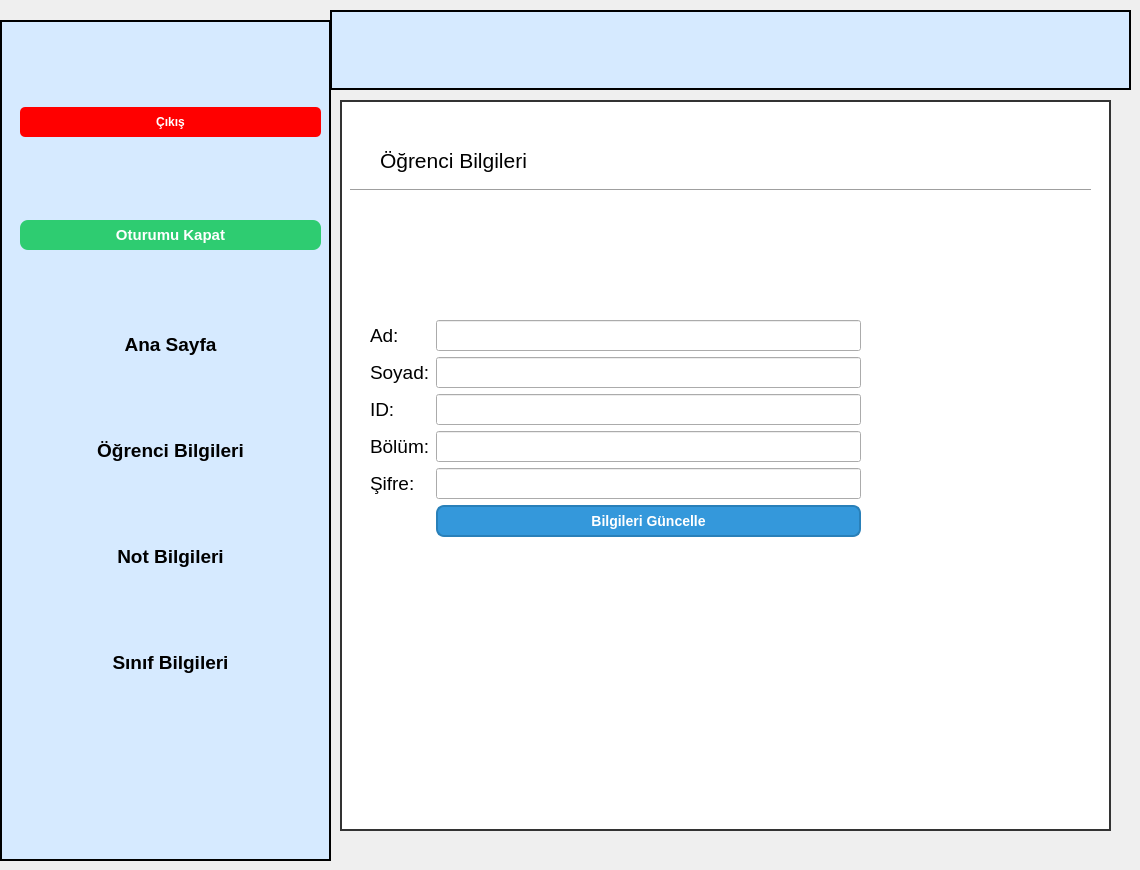
   <widget class="QWidget" name="sfbilgi">
    <widget class="QFrame" name="frame_3">
     <property name="geometry">
      <rect>
       <x>0</x>
       <y>20</y>
       <width>331</width>
       <height>841</height>
      </rect>
     </property>
     <property name="styleSheet">
      <string notr="true">#frame_3{
background-color: #d6eaff;
    border: 2px solid black;

}</string>
     </property>
     <property name="frameShape">
      <enum>QFrame::StyledPanel</enum>
     </property>
     <property name="frameShadow">
      <enum>QFrame::Raised</enum>
     </property>
     <widget class="QWidget" name="verticalLayoutWidget_2">
      <property name="geometry">
       <rect>
        <x>20</x>
        <y>10</y>
        <width>301</width>
        <height>721</height>
       </rect>
      </property>
      <layout class="QVBoxLayout" name="verticalLayout_2">
       <item>
        <widget class="QPushButton" name="btnkapa2">
         <property name="font">
          <font>
           <weight>75</weight>
           <bold>true</bold>
          </font>
         </property>
         <property name="toolTip">
          <string>Sistemi kapatmak için tıklayınız.</string>
         </property>
         <property name="styleSheet">
          <string notr="true">#btnkapa2{
    background-color: red;
    color: white;
    font-weight: bold;
    border: none;
    border-radius: 5px;
    padding: 8px 16px;
}

#btnkapa2:hover {
    background-color: darkred;
}

#btnkapa2:pressed {
    background-color: #990000;
}</string>
         </property>
         <property name="text">
          <string>Çıkış</string>
         </property>
        </widget>
       </item>
       <item>
        <widget class="QPushButton" name="btncikis2">
         <property name="toolTip">
          <string>Oturumu kapatmak için tıklayınız.</string>
         </property>
         <property name="styleSheet">
          <string notr="true">
#btncikis2 {
    background-color: #2ecc71;   
    color: white;
    border: none;
    border-radius: 8px;
    padding: 6px 12px;
    font-weight: bold;
    font-size: 11pt;
}
#btncikis2:hover {
    background-color: #27ae60;  
}
#btncikis2:pressed{
background-color: #1e8449;
}
</string>
         </property>
         <property name="text">
          <string>Oturumu Kapat</string>
         </property>
        </widget>
       </item>
       <item>
        <widget class="QPushButton" name="btnana2">
         <property name="font">
          <font>
           <pointsize>14</pointsize>
           <weight>75</weight>
           <bold>true</bold>
          </font>
         </property>
         <property name="toolTip">
          <string>Ana sayfayı görmek için tıklayınız.</string>
         </property>
         <property name="styleSheet">
          <string notr="true">#btnana2 {
    background-color: #d6eaff;
    border: none;
    color: black;
}

#btnana2:hover {
    background-color: #c0ddff; 
}</string>
         </property>
         <property name="text">
          <string>Ana Sayfa</string>
         </property>
        </widget>
       </item>
       <item>
        <widget class="QPushButton" name="btnobilgi2">
         <property name="font">
          <font>
           <pointsize>14</pointsize>
           <weight>75</weight>
           <bold>true</bold>
          </font>
         </property>
         <property name="toolTip">
          <string>Öğrenci bilgilerini görmek için tıklayınız.</string>
         </property>
         <property name="styleSheet">
          <string notr="true">#btnobilgi2 {
    background-color: #d6eaff;
    border: none;
    color: black;
}

#btnobilgi2:hover {
    background-color: #c0ddff; 
}</string>
         </property>
         <property name="text">
          <string>Öğrenci Bilgileri</string>
         </property>
        </widget>
       </item>
       <item>
        <widget class="QPushButton" name="btnnotbilgi2">
         <property name="font">
          <font>
           <pointsize>14</pointsize>
           <weight>75</weight>
           <bold>true</bold>
          </font>
         </property>
         <property name="toolTip">
          <string>Not bilgilerini girmek için tıklayınız.</string>
         </property>
         <property name="styleSheet">
          <string notr="true">#btnnotbilgi2 {
    background-color: #d6eaff;
    border: none;
    color: black;
}

#btnnotbilgi2:hover {
    background-color: #c0ddff; 
}</string>
         </property>
         <property name="text">
          <string>Not Bilgileri</string>
         </property>
        </widget>
       </item>
       <item>
        <widget class="QPushButton" name="btnsinif2">
         <property name="font">
          <font>
           <pointsize>14</pointsize>
           <weight>75</weight>
           <bold>true</bold>
          </font>
         </property>
         <property name="styleSheet">
          <string notr="true">#btnsinif2 {
    background-color: #d6eaff;
    border: none;
    color: black;
}

#btnsinif2:hover {
    background-color: #c0ddff; 
}</string>
         </property>
         <property name="text">
          <string>Sınıf Bilgileri</string>
         </property>
        </widget>
       </item>
      </layout>
     </widget>
    </widget>
    <widget class="QFrame" name="frame_4">
     <property name="geometry">
      <rect>
       <x>330</x>
       <y>10</y>
       <width>801</width>
       <height>80</height>
      </rect>
     </property>
     <property name="styleSheet">
      <string notr="true">#frame_4{
background-color: #d6eaff;
    border: 2px solid black;

}</string>
     </property>
     <property name="frameShape">
      <enum>QFrame::StyledPanel</enum>
     </property>
     <property name="frameShadow">
      <enum>QFrame::Raised</enum>
     </property>
     <widget class="QLabel" name="lbbilgi2">
      <property name="geometry">
       <rect>
        <x>150</x>
        <y>30</y>
        <width>511</width>
        <height>31</height>
       </rect>
      </property>
      <property name="font">
       <font>
        <pointsize>10</pointsize>
       </font>
      </property>
      <property name="text">
       <string/>
      </property>
      <property name="alignment">
       <set>Qt::AlignCenter</set>
      </property>
     </widget>
    </widget>
    <widget class="QGroupBox" name="gbbilgi">
     <property name="geometry">
      <rect>
       <x>340</x>
       <y>100</y>
       <width>771</width>
       <height>731</height>
      </rect>
     </property>
     <property name="styleSheet">
      <string notr="true">#gbbilgi{
  background-color: white;
    border: 2px solid #333;
    padding: 20px;
}</string>
     </property>
     <property name="title">
      <string/>
     </property>
     <widget class="QLabel" name="label_3">
      <property name="geometry">
       <rect>
        <x>40</x>
        <y>40</y>
        <width>231</width>
        <height>41</height>
       </rect>
      </property>
      <property name="font">
       <font>
        <pointsize>16</pointsize>
       </font>
      </property>
      <property name="text">
       <string>Öğrenci Bilgileri</string>
      </property>
     </widget>
     <widget class="Line" name="line">
      <property name="geometry">
       <rect>
        <x>10</x>
        <y>80</y>
        <width>741</width>
        <height>20</height>
       </rect>
      </property>
      <property name="orientation">
       <enum>Qt::Horizontal</enum>
      </property>
     </widget>
     <widget class="QWidget" name="formLayoutWidget">
      <property name="geometry">
       <rect>
        <x>30</x>
        <y>220</y>
        <width>491</width>
        <height>240</height>
       </rect>
      </property>
      <layout class="QFormLayout" name="formLayout">
       <item row="0" column="0">
        <widget class="QLabel" name="label_4">
         <property name="font">
          <font>
           <pointsize>14</pointsize>
          </font>
         </property>
         <property name="text">
          <string>Ad:</string>
         </property>
        </widget>
       </item>
       <item row="0" column="1">
        <widget class="QLineEdit" name="lnad">
         <property name="font">
          <font>
           <pointsize>14</pointsize>
          </font>
         </property>
         <property name="readOnly">
          <bool>false</bool>
         </property>
        </widget>
       </item>
       <item row="1" column="0">
        <widget class="QLabel" name="label_5">
         <property name="font">
          <font>
           <pointsize>14</pointsize>
          </font>
         </property>
         <property name="text">
          <string>Soyad:</string>
         </property>
        </widget>
       </item>
       <item row="1" column="1">
        <widget class="QLineEdit" name="lnsoyad">
         <property name="font">
          <font>
           <pointsize>14</pointsize>
          </font>
         </property>
         <property name="readOnly">
          <bool>false</bool>
         </property>
        </widget>
       </item>
       <item row="2" column="0">
        <widget class="QLabel" name="label_6">
         <property name="font">
          <font>
           <pointsize>14</pointsize>
          </font>
         </property>
         <property name="text">
          <string>ID:</string>
         </property>
        </widget>
       </item>
       <item row="2" column="1">
        <widget class="QLineEdit" name="lnid">
         <property name="font">
          <font>
           <pointsize>14</pointsize>
          </font>
         </property>
         <property name="readOnly">
          <bool>true</bool>
         </property>
        </widget>
       </item>
       <item row="3" column="0">
        <widget class="QLabel" name="label_7">
         <property name="font">
          <font>
           <pointsize>14</pointsize>
          </font>
         </property>
         <property name="text">
          <string>Bölüm:</string>
         </property>
        </widget>
       </item>
       <item row="3" column="1">
        <widget class="QLineEdit" name="lnbolum">
         <property name="enabled">
          <bool>true</bool>
         </property>
         <property name="font">
          <font>
           <pointsize>14</pointsize>
          </font>
         </property>
         <property name="readOnly">
          <bool>true</bool>
         </property>
        </widget>
       </item>
       <item row="4" column="0">
        <widget class="QLabel" name="label_10">
         <property name="font">
          <font>
           <pointsize>14</pointsize>
          </font>
         </property>
         <property name="text">
          <string>Şifre:</string>
         </property>
        </widget>
       </item>
       <item row="4" column="1">
        <widget class="QLineEdit" name="lnsifre">
         <property name="font">
          <font>
           <pointsize>14</pointsize>
          </font>
         </property>
         <property name="readOnly">
          <bool>false</bool>
         </property>
        </widget>
       </item>
       <item row="5" column="1">
        <widget class="QPushButton" name="btnguncelle">
         <property name="styleSheet">
          <string notr="true">#btnguncelle {
    background-color: #3498db;     
    color: white;                 
    border: 2px solid #2980b9;     
    border-radius: 8px;           
    padding: 6px 12px;           
    font-weight: bold;
    font-size: 14px;
}

#btnguncelle:hover {
    background-color: #2980b9;     
}

#btnguncelle:pressed {
    background-color: #2471a3;     
}</string>
         </property>
         <property name="text">
          <string>Bilgileri Güncelle</string>
         </property>
        </widget>
       </item>
      </layout>
     </widget>
    </widget>
   </widget>
